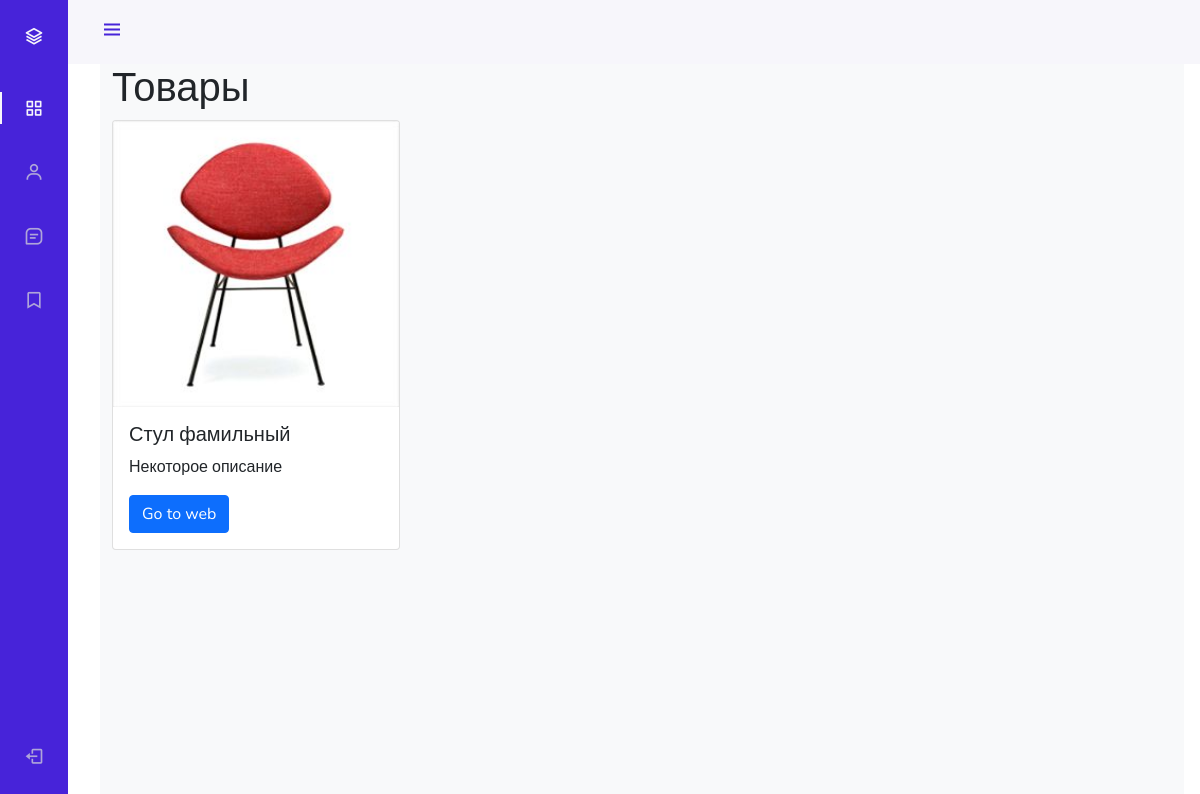
The page /admin_staff/products/read/1/ on the database its author committed.
### mainapp/models.py (models this page shows, shortened)
class Product(models.Model):
    category = models.ForeignKey(
        ProductCategory,
        on_delete=models.CASCADE,
        verbose_name='категория',
    )
    name = models.CharField(
        verbose_name='название продукта',
        max_length=128,
    )
    short_desc = models.CharField(
        max_length=256,
        blank=True,
        verbose_name='краткое описание',
    )
    image = models.ImageField(
        upload_to='products_images',
        blank=True,
    )
    description = models.TextField(
        verbose_name='описание',
        blank=True,
    )
    price = models.DecimalField(
        verbose_name='цена',
        max_digits=8,
        decimal_places=2,
        default=0,
    )
    quantity = models.PositiveIntegerField(
        verbose_name='количество на складе',
        default=0,
    )
    is_active = models.BooleanField(default=True)
    class Meta:
        verbose_name = 'товар'
        verbose_name_plural = 'товары'

### adminapp/views.py (the view)
# urls.py: path('products/read/<int:pk>/', ProductDetailView.as_view(), name='product_read'),
class ProductDetailView(DetailView):
    model = Product
    template_name = 'adminapp/product_read.html'

### mainapp/context_processors.py (called while the page is built)
def basket(request):
    print('Привет, это контекстный процессор')
    basket = []
    if request.user.is_authenticated:
        basket = Basket.objects.filter(user=request.user)
    return {
        'basket': basket,
    }

### adminapp/templates/adminapp/product_read.html
{% extends 'adminapp/base.html' %}
{% load static %}
{% block content %}
    <main>
        <div class="container-fluid">
            <h1 class="mt-4">Товары</h1>
            <div class="card" style="width: 18rem;">
                <img src="/media/{{ product.image }}" class="card-img-top" alt="...">
                <div class="card-body">
                    <h5 class="card-title">{{ product.name }}</h5>
                    <p class="card-text">{{ product.description }}</p>
                    <a href="{% url 'mainapp:product' product.pk %}" class="btn btn-primary">Go to web</a>
                </div>
            </div>
        </div>
    </main>
{% endblock %}

### geekshop/static/geekshop/style.css (style rules this page uses)
* { margin: 0; padding: 0; }
body { font-family: 'Montserrat', sans-serif; }
html, body { height: 100%; }

### adminapp/static/adminapp/css/style.css (style rules this page uses)
:root { --header-height: 3rem; --nav-width: 68px; --first-color: #4723D9; --first-color-light: #AFA5D9; --white-color: #F7F6FB; --body-font: 'Nunito', sans-serif; --normal-font-size: 1rem; --z-fixed: 100 }
body { position: relative; margin: var(--header-height) 0 0 0; padding: 0 1rem; font-family: var(--body-font); font-size: var(--normal-font-size); transition: .5s }
a { text-decoration: none }
@media screen and (min-width: 768px) { body { margin: calc(var(--header-height) + 1rem) 0 0 0; padding-left: calc(var(--nav-width) + 2rem) } }

### rows shown on the page
Product: image (picture), name "Стул фамильный", description "Некоторое описание"
